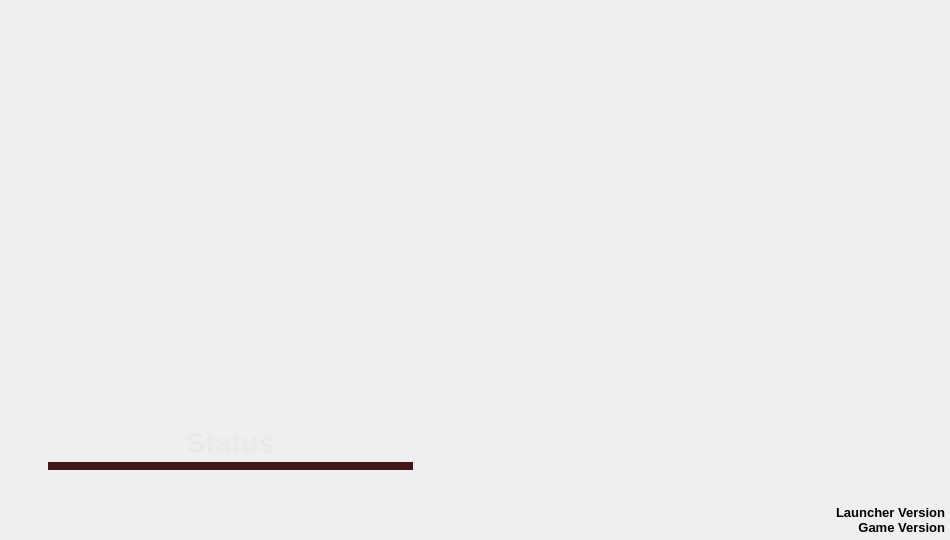
<?xml version="1.0" encoding="UTF-8"?>
<ui version="4.0">
 <class>FFLauncher</class>
 <widget class="QMainWindow" name="FFLauncher">
  <property name="windowModality">
   <enum>Qt::NonModal</enum>
  </property>
  <property name="geometry">
   <rect>
    <x>0</x>
    <y>0</y>
    <width>950</width>
    <height>540</height>
   </rect>
  </property>
  <property name="sizePolicy">
   <sizepolicy hsizetype="Fixed" vsizetype="Fixed">
    <horstretch>0</horstretch>
    <verstretch>0</verstretch>
   </sizepolicy>
  </property>
  <property name="windowTitle">
   <string>Funny Farm Launcher</string>
  </property>
  <property name="autoFillBackground">
   <bool>false</bool>
  </property>
  <property name="styleSheet">
   <string notr="true"/>
  </property>
  <widget class="QWidget" name="launcher_window">
   <property name="sizePolicy">
    <sizepolicy hsizetype="Fixed" vsizetype="Fixed">
     <horstretch>0</horstretch>
     <verstretch>0</verstretch>
    </sizepolicy>
   </property>
   <property name="minimumSize">
    <size>
     <width>950</width>
     <height>540</height>
    </size>
   </property>
   <property name="maximumSize">
    <size>
     <width>950</width>
     <height>540</height>
    </size>
   </property>
   <property name="styleSheet">
    <string notr="true">QWidget#launcher_window {
    background-image: url(:/png/assets/background.png);
}</string>
   </property>
   <widget class="QLabel" name="label_launcher_version">
    <property name="geometry">
     <rect>
      <x>835</x>
      <y>505</y>
      <width>110</width>
      <height>20</height>
     </rect>
    </property>
    <property name="sizePolicy">
     <sizepolicy hsizetype="Fixed" vsizetype="Fixed">
      <horstretch>0</horstretch>
      <verstretch>0</verstretch>
     </sizepolicy>
    </property>
    <property name="minimumSize">
     <size>
      <width>110</width>
      <height>20</height>
     </size>
    </property>
    <property name="maximumSize">
     <size>
      <width>110</width>
      <height>20</height>
     </size>
    </property>
    <property name="font">
     <font>
      <family>Arial</family>
      <pointsize>10</pointsize>
      <weight>75</weight>
      <bold>true</bold>
     </font>
    </property>
    <property name="styleSheet">
     <string notr="true">QLabel#label_launcher_version {
    border: none;
    background: none;
    color: #000000;
}</string>
    </property>
    <property name="text">
     <string>Launcher Version</string>
    </property>
    <property name="textFormat">
     <enum>Qt::PlainText</enum>
    </property>
    <property name="alignment">
     <set>Qt::AlignRight</set>
    </property>
    <property name="wordWrap">
     <bool>true</bool>
    </property>
   </widget>
   <widget class="QLabel" name="label_game_version">
    <property name="geometry">
     <rect>
      <x>835</x>
      <y>520</y>
      <width>110</width>
      <height>20</height>
     </rect>
    </property>
    <property name="sizePolicy">
     <sizepolicy hsizetype="Fixed" vsizetype="Fixed">
      <horstretch>0</horstretch>
      <verstretch>0</verstretch>
     </sizepolicy>
    </property>
    <property name="minimumSize">
     <size>
      <width>110</width>
      <height>20</height>
     </size>
    </property>
    <property name="maximumSize">
     <size>
      <width>110</width>
      <height>20</height>
     </size>
    </property>
    <property name="font">
     <font>
      <family>Arial</family>
      <pointsize>10</pointsize>
      <weight>75</weight>
      <bold>true</bold>
     </font>
    </property>
    <property name="styleSheet">
     <string notr="true">QLabel#label_game_version {
    border: none;
    background: none;
    color: #000000;
}</string>
    </property>
    <property name="text">
     <string>Game Version</string>
    </property>
    <property name="textFormat">
     <enum>Qt::PlainText</enum>
    </property>
    <property name="alignment">
     <set>Qt::AlignRight</set>
    </property>
    <property name="wordWrap">
     <bool>true</bool>
    </property>
   </widget>
   <widget class="QPushButton" name="push_button_minimize">
    <property name="geometry">
     <rect>
      <x>845</x>
      <y>9</y>
      <width>44</width>
      <height>45</height>
     </rect>
    </property>
    <property name="sizePolicy">
     <sizepolicy hsizetype="Fixed" vsizetype="Fixed">
      <horstretch>0</horstretch>
      <verstretch>0</verstretch>
     </sizepolicy>
    </property>
    <property name="minimumSize">
     <size>
      <width>44</width>
      <height>45</height>
     </size>
    </property>
    <property name="maximumSize">
     <size>
      <width>44</width>
      <height>45</height>
     </size>
    </property>
    <property name="styleSheet">
     <string notr="true">QPushButton#push_button_minimize:disabled {
    background-image: url(:/png/assets/buttons_Minimize_disabled.png);
}

QPushButton#push_button_minimize {
    border: none;
    background-image: url(:/png/assets/buttons_Minimize_normal.png);
    background-repeat: none;
}

QPushButton#push_button_minimize:hover {
    background-image: url(:/png/assets/buttons_Minimize_over.png);
}

QPushButton#push_button_minimize:pressed {
    background-image: url(:/png/assets/buttons_Minimize_pressed.png);
}</string>
    </property>
    <property name="text">
     <string/>
    </property>
   </widget>
   <widget class="QPushButton" name="push_button_close">
    <property name="geometry">
     <rect>
      <x>895</x>
      <y>9</y>
      <width>44</width>
      <height>45</height>
     </rect>
    </property>
    <property name="sizePolicy">
     <sizepolicy hsizetype="Fixed" vsizetype="Fixed">
      <horstretch>0</horstretch>
      <verstretch>0</verstretch>
     </sizepolicy>
    </property>
    <property name="minimumSize">
     <size>
      <width>44</width>
      <height>45</height>
     </size>
    </property>
    <property name="maximumSize">
     <size>
      <width>44</width>
      <height>45</height>
     </size>
    </property>
    <property name="styleSheet">
     <string notr="true">QPushButton#push_button_close:disabled {
    background-image: url(:/png/assets/buttons_Close_disabled.png);
}

QPushButton#push_button_close {
    border: none;
    background-image: url(:/png/assets/buttons_Close_normal.png);
    background-repeat: none;
}

QPushButton#push_button_close:hover {
    background-image: url(:/png/assets/buttons_Close_over.png);
}

QPushButton#push_button_close:pressed {
    background-image: url(:/png/assets/buttons_Close_pressed.png);
}</string>
    </property>
    <property name="text">
     <string/>
    </property>
   </widget>
   <widget class="QWidget" name="frame_update" native="true">
    <property name="geometry">
     <rect>
      <x>26</x>
      <y>417</y>
      <width>405</width>
      <height>75</height>
     </rect>
    </property>
    <property name="sizePolicy">
     <sizepolicy hsizetype="Fixed" vsizetype="Fixed">
      <horstretch>0</horstretch>
      <verstretch>0</verstretch>
     </sizepolicy>
    </property>
    <property name="minimumSize">
     <size>
      <width>405</width>
      <height>75</height>
     </size>
    </property>
    <property name="maximumSize">
     <size>
      <width>405</width>
      <height>75</height>
     </size>
    </property>
    <property name="styleSheet">
     <string notr="true">QWidget#frame_update {
    background-image: url(:/png/assets/frame_update.png);
}</string>
    </property>
    <property name="text" stdset="0">
     <string/>
    </property>
   </widget>
   <widget class="QLabel" name="label_status">
    <property name="geometry">
     <rect>
      <x>48</x>
      <y>430</y>
      <width>365</width>
      <height>26</height>
     </rect>
    </property>
    <property name="sizePolicy">
     <sizepolicy hsizetype="Fixed" vsizetype="Fixed">
      <horstretch>0</horstretch>
      <verstretch>0</verstretch>
     </sizepolicy>
    </property>
    <property name="minimumSize">
     <size>
      <width>365</width>
      <height>26</height>
     </size>
    </property>
    <property name="maximumSize">
     <size>
      <width>365</width>
      <height>26</height>
     </size>
    </property>
    <property name="font">
     <font>
      <family>Arial</family>
      <pointsize>22</pointsize>
      <weight>75</weight>
      <bold>true</bold>
     </font>
    </property>
    <property name="autoFillBackground">
     <bool>false</bool>
    </property>
    <property name="styleSheet">
     <string notr="true">QLabel#label_status {
    border: none;
    background: none;
    color: #eaeaea
}</string>
    </property>
    <property name="text">
     <string>Status</string>
    </property>
    <property name="textFormat">
     <enum>Qt::PlainText</enum>
    </property>
    <property name="alignment">
     <set>Qt::AlignCenter</set>
    </property>
    <property name="wordWrap">
     <bool>true</bool>
    </property>
   </widget>
   <widget class="QProgressBar" name="progress_bar_update">
    <property name="geometry">
     <rect>
      <x>48</x>
      <y>462</y>
      <width>365</width>
      <height>8</height>
     </rect>
    </property>
    <property name="minimumSize">
     <size>
      <width>365</width>
      <height>8</height>
     </size>
    </property>
    <property name="maximumSize">
     <size>
      <width>365</width>
      <height>8</height>
     </size>
    </property>
    <property name="value">
     <number>0</number>
    </property>
    <property name="alignment">
     <set>Qt::AlignCenter</set>
    </property>
    <property name="styleSheet">
     <string notr="true">QProgressBar#progress_bar_update {
    border: 1px solid transparent;
    background: none;
    background-color: rgb(67, 23, 23);
}

QProgressBar::chunk#progress_bar_update {
    border: 1px solid transparent;
    background-color: rgb(91, 179, 69);
}</string>
    </property>
    <property name="textVisible">
     <bool>false</bool>
    </property>
    <property name="orientation">
     <enum>Qt::Horizontal</enum>
    </property>
    <property name="invertedAppearance">
     <bool>false</bool>
    </property>
    <property name="format">
     <string/>
    </property>
   </widget>
   <widget class="QPushButton" name="push_button_play">
    <property name="geometry">
     <rect>
      <x>26</x>
      <y>417</y>
      <width>405</width>
      <height>75</height>
     </rect>
    </property>
    <property name="sizePolicy">
     <sizepolicy hsizetype="Fixed" vsizetype="Fixed">
      <horstretch>0</horstretch>
      <verstretch>0</verstretch>
     </sizepolicy>
    </property>
    <property name="minimumSize">
     <size>
      <width>405</width>
      <height>75</height>
     </size>
    </property>
    <property name="maximumSize">
     <size>
      <width>405</width>
      <height>75</height>
     </size>
    </property>
    <property name="styleSheet">
     <string notr="true">QPushButton#push_button_play:disabled {
    background-image: url(:/png/assets/buttons_Play_disabled.png);
}

QPushButton#push_button_play {
    border: none;
    background-image: url(:/png/assets/buttons_Play_normal.png);
    background-repeat: none;
}

QPushButton#push_button_play:hover {
    background-image: url(:/png/assets/buttons_Play_over.png);
}

QPushButton#push_button_play:pressed {
    background-image: url(:/png/assets/buttons_Play_pressed.png);
}</string>
    </property>
    <property name="text">
     <string/>
    </property>
   </widget>
   <widget class="QPushButton" name="push_button_website">
    <property name="geometry">
     <rect>
      <x>49</x>
      <y>490</y>
      <width>118</width>
      <height>45</height>
     </rect>
    </property>
    <property name="sizePolicy">
     <sizepolicy hsizetype="Fixed" vsizetype="Fixed">
      <horstretch>0</horstretch>
      <verstretch>0</verstretch>
     </sizepolicy>
    </property>
    <property name="minimumSize">
     <size>
      <width>118</width>
      <height>45</height>
     </size>
    </property>
    <property name="maximumSize">
     <size>
      <width>118</width>
      <height>45</height>
     </size>
    </property>
    <property name="styleSheet">
     <string notr="true">QPushButton#push_button_website:disabled {
    background-image: url(:/png/assets/buttons_Website_disabled.png);
}

QPushButton#push_button_website {
    border: none;
    background-image: url(:/png/assets/buttons_Website_normal.png);
    background-repeat: none;
}

QPushButton#push_button_website:hover {
    background-image: url(:/png/assets/buttons_Website_over.png);
}

QPushButton#push_button_website:pressed {
    background-image: url(:/png/assets/buttons_Website_pressed.png);
}</string>
    </property>
    <property name="text">
     <string/>
    </property>
   </widget>
   <widget class="QPushButton" name="push_button_settings">
    <property name="geometry">
     <rect>
      <x>169</x>
      <y>491</y>
      <width>118</width>
      <height>45</height>
     </rect>
    </property>
    <property name="sizePolicy">
     <sizepolicy hsizetype="Fixed" vsizetype="Fixed">
      <horstretch>0</horstretch>
      <verstretch>0</verstretch>
     </sizepolicy>
    </property>
    <property name="minimumSize">
     <size>
      <width>118</width>
      <height>45</height>
     </size>
    </property>
    <property name="maximumSize">
     <size>
      <width>118</width>
      <height>45</height>
     </size>
    </property>
    <property name="styleSheet">
     <string notr="true">QPushButton#push_button_settings:disabled {
    background-image: url(:/png/assets/buttons_Settings_disabled.png);
}

QPushButton#push_button_settings {
    border: none;
    background-image: url(:/png/assets/buttons_Settings_normal.png);
    background-repeat: none;
}

QPushButton#push_button_settings:hover {
    background-image: url(:/png/assets/buttons_Settings_over.png);
}

QPushButton#push_button_settings:pressed {
    background-image: url(:/png/assets/buttons_Settings_pressed.png);
}</string>
    </property>
    <property name="text">
     <string/>
    </property>
   </widget>
   <widget class="QPushButton" name="push_button_discord">
    <property name="geometry">
     <rect>
      <x>289</x>
      <y>491</y>
      <width>118</width>
      <height>45</height>
     </rect>
    </property>
    <property name="sizePolicy">
     <sizepolicy hsizetype="Fixed" vsizetype="Fixed">
      <horstretch>0</horstretch>
      <verstretch>0</verstretch>
     </sizepolicy>
    </property>
    <property name="minimumSize">
     <size>
      <width>118</width>
      <height>45</height>
     </size>
    </property>
    <property name="maximumSize">
     <size>
      <width>118</width>
      <height>45</height>
     </size>
    </property>
    <property name="styleSheet">
     <string notr="true">QPushButton#push_button_discord:disabled {
    background-image: url(:/png/assets/buttons_Discord_disabled.png);
}

QPushButton#push_button_discord {
    border: none;
    background-image: url(:/png/assets/buttons_Discord_normal.png);
    background-repeat: none;
}

QPushButton#push_button_discord:hover {
    background-image: url(:/png/assets/buttons_Discord_over.png);
}

QPushButton#push_button_discord:pressed {
    background-image: url(:/png/assets/buttons_Discord_pressed.png);
}</string>
    </property>
    <property name="text">
     <string/>
    </property>
   </widget>
   <widget class="QLabel" name="frame_toon_news">
    <property name="geometry">
     <rect>
      <x>12</x>
      <y>16</y>
      <width>431</width>
      <height>401</height>
     </rect>
    </property>
    <property name="sizePolicy">
     <sizepolicy hsizetype="Fixed" vsizetype="Fixed">
      <horstretch>0</horstretch>
      <verstretch>0</verstretch>
     </sizepolicy>
    </property>
    <property name="minimumSize">
     <size>
      <width>431</width>
      <height>401</height>
     </size>
    </property>
    <property name="maximumSize">
     <size>
      <width>431</width>
      <height>401</height>
     </size>
    </property>
    <property name="text">
     <string/>
    </property>
    <property name="textFormat">
     <enum>Qt::RichText</enum>
    </property>
    <property name="pixmap">
     <pixmap resource="resources-win32.qrc">:/png/assets/frame_toon_news.png</pixmap>
    </property>
    <property name="alignment">
     <set>Qt::AlignCenter</set>
    </property>
   </widget>
  </widget>
 </widget>
 <layoutdefault spacing="6" margin="11"/>
 <resources>
  <include location="resources-macx.qrc"/>
 </resources>
 <connections/>
</ui>
